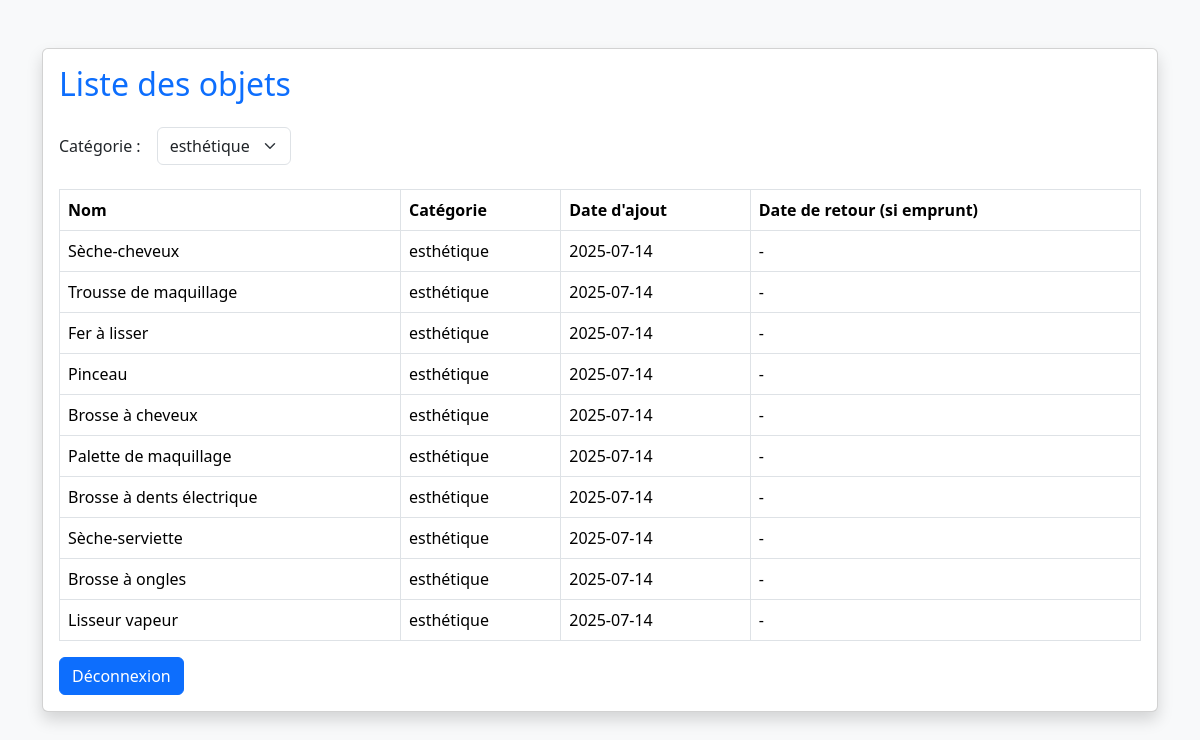
Screenshot of /accueil.php?categorie=1 (signed in) with the database file from the repository.
### tables this page shows
CREATE TABLE objet (
    id_objet INT AUTO_INCREMENT PRIMARY KEY,
    nom_objet VARCHAR(100),
    id_categorie INT,
    id_membre INT,
    FOREIGN KEY (id_categorie) REFERENCES categorie_objet(id_categorie),
    FOREIGN KEY (id_membre) REFERENCES membre(id_membre)
);

CREATE TABLE categorie_objet (
    id_categorie INT AUTO_INCREMENT PRIMARY KEY,
    nom_categorie VARCHAR(50)
);

### accueil.php (the view, shortened to what this page needs)
<?php
 $conn = new mysqli("localhost", "ETU004182", "12p8q4a7", "db_s2_ETU004182");
$filtre_categorie = isset($_GET['categorie']) ? (int) $_GET['categorie'] : 0;
$categories_result = $conn->query("SELECT * FROM categorie_objet");
$sql = "SELECT o.nom_objet, c.nom_categorie, o.date_ajout,
       (
           SELECT e.date_retour
           FROM emprunt e
           WHERE e.id_objet = o.id_objet
             AND (e.date_retour IS NULL OR e.date_retour >= CURDATE())
           ORDER BY e.date_emprunt DESC
           LIMIT 1
       ) AS date_retour
FROM objet o
JOIN categorie_objet c ON o.id_categorie = c.id_categorie";
if ($filtre_categorie > 0) {
    $sql .= " WHERE o.id_categorie = $filtre_categorie";
}
$result = $conn->query($sql);
?>
<!DOCTYPE html>
<html lang="fr">
<head>
    <link href="bootstrap-5.3.5-dist/css/bootstrap.css" rel="stylesheet">
</head>
<body class="bg-light">
    <div class="container mt-5">
        <div class="card shadow">
            <div class="card-body">
                <h2 class="text-primary mb-4">Liste des objets</h2>
                <form method="get" class="mb-4">
                    <div class="row g-3 align-items-center">
                        <div class="col-auto">
                            <label for="categorie" class="col-form-label">Catégorie :</label>
                        </div>
                        <div class="col-auto">
                            <select name="categorie" id="categorie" class="form-select" onchange="this.form.submit()">
                                <?php while ($cat = $categories_result->fetch_assoc()): ?>
                                    <option value="<?= $cat['id_categorie'] ?>" <?= $filtre_categorie == $cat['id_categorie'] ? 'selected' : '' ?>>
                                        <?= htmlspecialchars($cat['nom_categorie']) ?>
                                    </option>
                                <?php endwhile; ?>
                            </select>
                        </div>
                    </div>
                </form>
                <table class="table table-bordered">
                    <thead>
                        <tr>
                            <th>Nom</th>
                            <th>Catégorie</th>
                            <th>Date d'ajout</th>
                            <th>Date de retour (si emprunt)</th>
                        </tr>
                    </thead>
                    <tbody>
                        <?php if ($result->num_rows > 0): ?>
                            <?php while($row = $result->fetch_assoc()): ?>
                                <tr>
                                    <td><?= htmlspecialchars($row['nom_objet']) ?></td>
                                    <td><?= htmlspecialchars($row['nom_categorie']) ?></td>
                                    <td><?= htmlspecialchars($row['date_ajout']) ?></td>
                                    <td><?= $row['date_retour'] ? htmlspecialchars($row['date_retour']) : '-' ?></td>
                                </tr>
                            <?php endwhile; ?>
                        <?php else: ?>
                            <tr><td colspan="4" class="text-center text-muted">Aucun objet trouvé.</td></tr>
                        <?php endif; ?>
                    </tbody>
                </table>
                <a href="logout.php" class="btn btn-primary">Déconnexion</a>
            </div>
        </div>
    </div>
</body>
</html>

### rows the page displays
objet: nom_objet "Sèche-cheveux", id_categorie.nom_categorie "esthétique", date_ajout "2025-07-14"
objet: nom_objet "Trousse de maquillage", id_categorie.nom_categorie "esthétique", date_ajout "2025-07-14"
objet: nom_objet "Fer à lisser", id_categorie.nom_categorie "esthétique", date_ajout "2025-07-14"
objet: nom_objet "Pinceau", id_categorie.nom_categorie "esthétique", date_ajout "2025-07-14"
objet: nom_objet "Brosse à cheveux", id_categorie.nom_categorie "esthétique", date_ajout "2025-07-14"
objet: nom_objet "Palette de maquillage", id_categorie.nom_categorie "esthétique", date_ajout "2025-07-14"
objet: nom_objet "Brosse à dents électrique", id_categorie.nom_categorie "esthétique", date_ajout "2025-07-14"
objet: nom_objet "Sèche-serviette", id_categorie.nom_categorie "esthétique", date_ajout "2025-07-14"
objet: nom_objet "Brosse à ongles", id_categorie.nom_categorie "esthétique", date_ajout "2025-07-14"
objet: nom_objet "Lisseur vapeur", id_categorie.nom_categorie "esthétique", date_ajout "2025-07-14"

### other values shown
form field categorie "esthétique"
